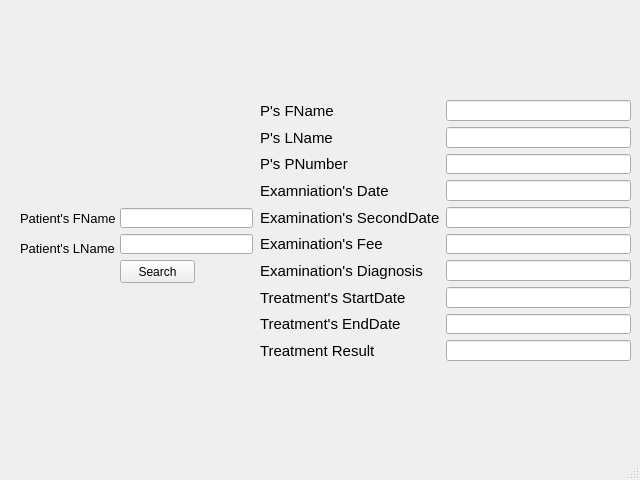
<?xml version="1.0" encoding="UTF-8"?>
<ui version="4.0">
 <class>MainWindow</class>
 <widget class="QMainWindow" name="MainWindow">
  <property name="geometry">
   <rect>
    <x>0</x>
    <y>0</y>
    <width>640</width>
    <height>480</height>
   </rect>
  </property>
  <property name="baseSize">
   <size>
    <width>0</width>
    <height>0</height>
   </size>
  </property>
  <property name="windowTitle">
   <string>MainWindow</string>
  </property>
  <widget class="QWidget" name="centralwidget">
   <widget class="QWidget" name="formLayoutWidget">
    <property name="geometry">
     <rect>
      <x>260</x>
      <y>100</y>
      <width>371</width>
      <height>261</height>
     </rect>
    </property>
    <layout class="QFormLayout" name="formLayout">
     <item row="0" column="0">
      <widget class="QLabel" name="pSFNameLabel">
       <property name="baseSize">
        <size>
         <width>38</width>
         <height>0</height>
        </size>
       </property>
       <property name="font">
        <font>
         <family>Segoe UI</family>
         <pointsize>11</pointsize>
         <weight>50</weight>
         <bold>false</bold>
        </font>
       </property>
       <property name="cursor">
        <cursorShape>ArrowCursor</cursorShape>
       </property>
       <property name="mouseTracking">
        <bool>true</bool>
       </property>
       <property name="focusPolicy">
        <enum>Qt::NoFocus</enum>
       </property>
       <property name="autoFillBackground">
        <bool>false</bool>
       </property>
       <property name="text">
        <string>P's FName</string>
       </property>
       <property name="scaledContents">
        <bool>false</bool>
       </property>
       <property name="wordWrap">
        <bool>false</bool>
       </property>
      </widget>
     </item>
     <item row="0" column="1">
      <widget class="QLineEdit" name="pSFNameLineEdit"/>
     </item>
     <item row="1" column="0">
      <widget class="QLabel" name="pSLNameLabel">
       <property name="font">
        <font>
         <family>Segoe UI</family>
         <pointsize>11</pointsize>
         <weight>50</weight>
         <bold>false</bold>
        </font>
       </property>
       <property name="mouseTracking">
        <bool>false</bool>
       </property>
       <property name="autoFillBackground">
        <bool>false</bool>
       </property>
       <property name="text">
        <string>P's LName</string>
       </property>
      </widget>
     </item>
     <item row="1" column="1">
      <widget class="QLineEdit" name="pSLNameLineEdit"/>
     </item>
     <item row="2" column="0">
      <widget class="QLabel" name="pSPNumberLabel">
       <property name="font">
        <font>
         <family>Segoe UI</family>
         <pointsize>11</pointsize>
         <weight>50</weight>
         <bold>false</bold>
        </font>
       </property>
       <property name="mouseTracking">
        <bool>false</bool>
       </property>
       <property name="autoFillBackground">
        <bool>false</bool>
       </property>
       <property name="text">
        <string>P's PNumber</string>
       </property>
      </widget>
     </item>
     <item row="2" column="1">
      <widget class="QLineEdit" name="pSPNumberLineEdit"/>
     </item>
     <item row="3" column="0">
      <widget class="QLabel" name="examniationSDateLabel">
       <property name="font">
        <font>
         <family>Segoe UI</family>
         <pointsize>11</pointsize>
         <weight>50</weight>
         <bold>false</bold>
        </font>
       </property>
       <property name="mouseTracking">
        <bool>false</bool>
       </property>
       <property name="autoFillBackground">
        <bool>false</bool>
       </property>
       <property name="text">
        <string>Examniation's Date</string>
       </property>
      </widget>
     </item>
     <item row="3" column="1">
      <widget class="QLineEdit" name="examniationSDateLineEdit"/>
     </item>
     <item row="5" column="0">
      <widget class="QLabel" name="examinationSFeeLabel">
       <property name="font">
        <font>
         <family>Segoe UI</family>
         <pointsize>11</pointsize>
         <weight>50</weight>
         <bold>false</bold>
        </font>
       </property>
       <property name="mouseTracking">
        <bool>false</bool>
       </property>
       <property name="autoFillBackground">
        <bool>false</bool>
       </property>
       <property name="text">
        <string>Examination's Fee</string>
       </property>
      </widget>
     </item>
     <item row="5" column="1">
      <widget class="QLineEdit" name="examinationSFeeLineEdit"/>
     </item>
     <item row="6" column="0">
      <widget class="QLabel" name="examinationSDiagnosisLabel">
       <property name="font">
        <font>
         <family>Segoe UI</family>
         <pointsize>11</pointsize>
         <weight>50</weight>
         <bold>false</bold>
        </font>
       </property>
       <property name="mouseTracking">
        <bool>false</bool>
       </property>
       <property name="autoFillBackground">
        <bool>false</bool>
       </property>
       <property name="text">
        <string>Examination's Diagnosis</string>
       </property>
      </widget>
     </item>
     <item row="6" column="1">
      <widget class="QLineEdit" name="examinationSDiagnosisLineEdit"/>
     </item>
     <item row="4" column="0">
      <widget class="QLabel" name="examinationSSecondDateLabel">
       <property name="font">
        <font>
         <family>Segoe UI</family>
         <pointsize>11</pointsize>
         <weight>50</weight>
         <bold>false</bold>
        </font>
       </property>
       <property name="mouseTracking">
        <bool>false</bool>
       </property>
       <property name="autoFillBackground">
        <bool>false</bool>
       </property>
       <property name="text">
        <string>Examination's SecondDate</string>
       </property>
      </widget>
     </item>
     <item row="4" column="1">
      <widget class="QLineEdit" name="examinationSSecondDateLineEdit"/>
     </item>
     <item row="7" column="0">
      <widget class="QLabel" name="treatmentSStartDateLabel">
       <property name="font">
        <font>
         <family>Segoe UI</family>
         <pointsize>11</pointsize>
         <weight>50</weight>
         <bold>false</bold>
        </font>
       </property>
       <property name="mouseTracking">
        <bool>false</bool>
       </property>
       <property name="autoFillBackground">
        <bool>false</bool>
       </property>
       <property name="text">
        <string>Treatment's StartDate</string>
       </property>
      </widget>
     </item>
     <item row="7" column="1">
      <widget class="QLineEdit" name="treatmentSStartDateLineEdit"/>
     </item>
     <item row="8" column="0">
      <widget class="QLabel" name="treatmentSEndDateLabel">
       <property name="font">
        <font>
         <family>Segoe UI</family>
         <pointsize>11</pointsize>
         <weight>50</weight>
         <bold>false</bold>
        </font>
       </property>
       <property name="mouseTracking">
        <bool>false</bool>
       </property>
       <property name="autoFillBackground">
        <bool>false</bool>
       </property>
       <property name="text">
        <string>Treatment's EndDate</string>
       </property>
      </widget>
     </item>
     <item row="8" column="1">
      <widget class="QLineEdit" name="treatmentSEndDateLineEdit"/>
     </item>
     <item row="9" column="0">
      <widget class="QLabel" name="treatmentResultLabel">
       <property name="font">
        <font>
         <family>Segoe UI</family>
         <pointsize>11</pointsize>
         <weight>50</weight>
         <bold>false</bold>
        </font>
       </property>
       <property name="mouseTracking">
        <bool>false</bool>
       </property>
       <property name="autoFillBackground">
        <bool>false</bool>
       </property>
       <property name="text">
        <string>Treatment Result</string>
       </property>
      </widget>
     </item>
     <item row="9" column="1">
      <widget class="QLineEdit" name="treatmentResultLineEdit"/>
     </item>
    </layout>
   </widget>
   <widget class="QLabel" name="patientSFirstNameLabel">
    <property name="geometry">
     <rect>
      <x>20</x>
      <y>210</y>
      <width>111</width>
      <height>16</height>
     </rect>
    </property>
    <property name="font">
     <font>
      <family>Segoe UI</family>
      <pointsize>10</pointsize>
     </font>
    </property>
    <property name="text">
     <string>Patient's FName</string>
    </property>
   </widget>
   <widget class="QLineEdit" name="patientSFirstNameLineEdit">
    <property name="geometry">
     <rect>
      <x>120</x>
      <y>208</y>
      <width>133</width>
      <height>20</height>
     </rect>
    </property>
   </widget>
   <widget class="QLabel" name="patientSLastNameLabel">
    <property name="geometry">
     <rect>
      <x>20</x>
      <y>240</y>
      <width>101</width>
      <height>16</height>
     </rect>
    </property>
    <property name="font">
     <font>
      <family>Segoe UI</family>
      <pointsize>10</pointsize>
     </font>
    </property>
    <property name="text">
     <string>Patient's LName</string>
    </property>
   </widget>
   <widget class="QLineEdit" name="patientSLastNameLineEdit">
    <property name="geometry">
     <rect>
      <x>120</x>
      <y>234</y>
      <width>133</width>
      <height>20</height>
     </rect>
    </property>
   </widget>
   <widget class="QPushButton" name="pushButtonSearch">
    <property name="geometry">
     <rect>
      <x>120</x>
      <y>260</y>
      <width>75</width>
      <height>23</height>
     </rect>
    </property>
    <property name="text">
     <string>Search</string>
    </property>
   </widget>
  </widget>
  <widget class="QStatusBar" name="statusbar"/>
 </widget>
 <resources/>
 <connections/>
</ui>
